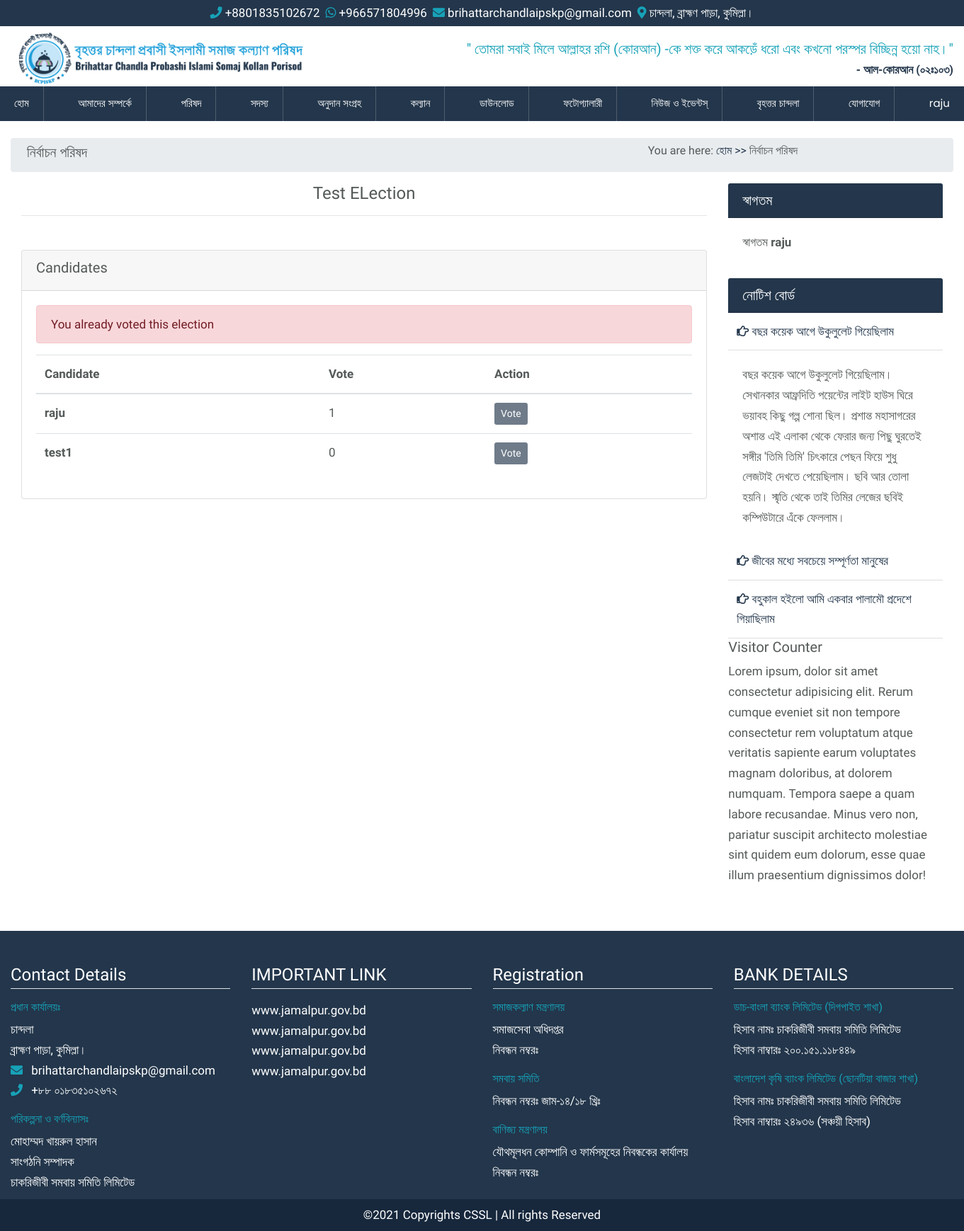
Page /election/1 (signed in) on the committed database.
### src/models.py (models this page shows, shortened)
class Election(models.Model):
    name = models.CharField(max_length=255)
    description = models.TextField(default="", blank=True, null=True)
    created_by = models.ForeignKey(
        User, on_delete=models.SET_NULL, blank=True, null=True
    )
    is_active = models.BooleanField(default=True)
    created_at = models.DateTimeField(auto_now_add=True)
    updated_at = models.DateTimeField(auto_now=True)
    def user_can_vote(self, user):
        user_votes = user.vote_set.all()
        qs = user_votes.filter(election=self)
        if qs.exists():
            return False
        return True

class Candidate(models.Model):
    election = models.ForeignKey(Election, on_delete=models.CASCADE)
    user = models.ForeignKey(User, on_delete=models.CASCADE)
    def __str__(self):
        return str(self.user)

class Notice(models.Model):
    title = models.CharField(max_length=255, blank=True, null=True)
    description = models.TextField(null=True, blank=True)
    is_active = models.BooleanField(default=True, blank=True, null=True)
    created_at = models.DateTimeField(auto_now_add=True)
    updated_at = models.DateTimeField(auto_now=True)

### src/views.py (the view)
# urls.py: path("election/<int:pk>", election_details, name="election_details"),
@login_required(login_url="election")
def election_details(request, pk):
    election = get_object_or_404(Election, pk=pk)
    candidates = (
        election.candidate_set.all()
        .annotate(count_vote=Count("vote"))
        .order_by("-count_vote")
    )
    user_cant_vote = False
    if not election.user_can_vote(request.user):
        user_cant_vote = True
    context = {
        "election": election,
        "candidates": candidates,
        "user_cant_vote": user_cant_vote,
    }
    return render(request, "pages/commiittee/election_details.html", context)

### src/context_processors.py (called while the page is built)
def get_notice(request):
    notices = Notice.objects.filter(is_active=True).order_by("-id")
    return {"notices": notices}

### templates/pages/commiittee/election_details.html (shortened to what this page needs)
{% extends 'base.html' %}
{% load static %}
{% load crispy_forms_tags %}
{% block content %}
<div class="container-fluid">
    <div class="row breadcrumb p-2">
        <div class="col-md-8">
            <h5>নির্বাচন পরিষদ</h5>
        </div>
        <div class="col-md-4">
            <h6>You are here: <a href="{% url 'home' %}">হোম >></a> নির্বাচন পরিষদ</h6>
        </div>
    </div>
    <div class="row">
        <div class="intro-main col-md-9">
            <h4 class="text-center">{{ election.name }}</h4>
            <hr>
            <div class="card mt-5">
                <div class="card-header">
                    <h5>Candidates</h5>
                </div>
                <div class="card-body">
                    {% if user_cant_vote %}
                    <div class="alert alert-danger" role="alert">
                        You already voted this election
                    </div>
                    {% endif %}
                    <div class="table-responsive">
                        {% if candidates.count > 0 %}
                        <table class="table table-hover">
                            <thead>
                                <tr>
                                    <th>Candidate</th>
                                    <th>Vote</th>
                                    <th>Action</th>
                                </tr>
                            </thead>
                            <tbody>
                                {% for candidate in candidates %}
                                <tr>
                                    <th>{{ candidate }}</th>
                                    <td>{{ candidate.vote_set.count }}</td>
                                    <td>
                                        <form method="POST" action="{% url 'vote' election.pk %}">
                                            <button type="submit" class="btn blue-btn btn-sm text-white"
                                                {% if user_cant_vote %}disabled{% endif %}>
                                                Vote
                                            </button>
                                        </form>
                                    </td>
                                </tr>
                                {% endfor %}
                            </tbody>
                        </table>
                        {% endif %}
                    </div>
                </div>
            </div>
        </div>
        <div class="intro-right col-md-3">
            <div class="member-login">
                {% include "snippets/member_login.html" %}
            </div>
            <div class="notice-board">
                {% include "snippets/notice_board.html" %}
            </div>
            <div class="visitor-count">
                {% include "snippets/visitor_count.html" %}
            </div>
        </div>
    </div>
</div>
{% endblock content %}

### templates/snippets/navbar.html (shortened to what this page needs)
	<div class="header">
		<ul class="" id="mainmenu">
			<li><a href="{% url 'home' %}">হোম</a></li>
			<li><a href="#">আমাদের সম্পর্কে</a>
			</li>
			<li><a href="#">পরিষদ</a>
			</li>
			<li><a href="#">সদস্য</a>
			</li>
			<li><a href="#">অনুদান সংগ্রহ </a>
			</li>
			<li><a href="#">কল্যান </a>
			</li>
			<li><a href="#">ডাউনলোড </a>
			</li>
			<li><a href="#">ফটোগ্যালারী</a></li>
			<li><a href="#">নিউজ ও ইভেন্টস্</a></li>
			<li><a href="#">বৃহত্তর চান্দলা</a>
			</li>
			<li><a href="{% url 'contact' %}">যোগাযোগ</a></li>
			{% if not request.user.is_authenticated %}
			<li><a href="">সদস্য লগইন</a></li>
			{% else %}
			<li><a href="#">{{ request.user.username }}</a>
			</li>
			{% endif %}
		</ul>
	</div>

### templates/snippets/member_login.html (shortened to what this page needs)
{% load crispy_forms_tags %}
<div class="card border-0">
  <h5 class="login card-header bg-blue"> {% if request.user.is_authenticated %} স্বাগতম {% else %} সদস্যের লগইন
    {% endif %}
  </h5>
  <div class="card-body">
    {% if request.user.is_authenticated %}
    <p>স্বাগতম <strong>{{request.user.username}}</strong></p>
    {% endif %}
  </div>
</div>

### templates/snippets/notice_board.html
<div class="card border-0">
  <h5 class="card-header bg-blue">নোটিশ বোর্ড</h5>
  <div class="card-body p-0 accordion" id="accordionExample">
    {% for notice in notices %}
    <div class="card border-0">
      <div class="card-header p-1 bg-white" id="heading{{notice.id}}">
        <a href="" class="px-2 py-2 d-block" type="button" data-toggle="collapse" data-target="#collapse{{notice.id}}"
          aria-expanded="true" aria-controls="collapseOne">
          <i class="far fa-hand-point-right"></i> {{notice.title}}
        </a>
      </div>
      <div id="collapse{{notice.id}}" class="collapse {% if forloop.counter0 == 0 %} show {% endif %}"
        aria-labelledby="heading{{notice.id}}" data-parent="#accordionExample">
        <div class="card-body">
          {{notice.description}}
        </div>
      </div>
    </div>
    {% endfor %}
  </div>
</div>

### static/css/style_backup.css (style rules this page uses)
body { margin: 0; padding: 0; font-family: 'Baloo Da 2', cursive; font-size: 17px; line-height: 1.8rem; color: #545959; }
.header { font-family: 'Poppins', sans-serif; font-size: 15px; margin: 0 auto; padding-left: 0px; margin-top: -15px; width: 100vw; background: #23364B; z-index: 100000 !important; }
.header ul { display: flex; justify-content: space-between; margin: 0 20px; z-index: 100000 !important; }
.header ul li { list-style: none; position: relative; padding: 10px 0px; box-sizing: border-box; border-right: 1px solid rgba(255, 255, 255, 0.2); transition: 0.3s; -webkit-transition: 0.3s; -moz-transition: 0.3s; -ms-transition: 0.3s; -o-transition: 0.3s; -webkit-transition: 0.3s; }
.header ul li:last-child { border-right: none; }
.header ul li a { text-decoration: none; padding: 10px 20px; color: #fff; }
button { display: none; }

### static/css/main.css (style rules this page uses)
:root { --mainColor: #23364B; --darkBlue: #17283d; }
a { color: var(--mainColor); }
.bg-blue { color: #fff; background-color: var(--mainColor); }
.blue-btn { color: #fff; background-color: var(--mainColor); }
ul { list-style: none; margin: 0 !important; padding: 0 !important; }

### rows in the picture
Election: name "Test ELection"
Candidate: user.username "raju", vote_set.count "1"
Candidate: user.username "test1", vote_set.count "0"
Notice: title "বছর কয়েক আগে উকুলুলেট গিয়েছিলাম", description "বছর কয়েক আগে উকুলুলেট গিয়েছিলাম। সেখানকার আফ্রদিতি পয়েন্টের লাইট হাউস ঘিরে ভয়াবহ কিছু গল্প শোনা ছিল। প্রশান্ত মহাসাগরের অশান্ত এই এলাকা থেকে ফেরার জন্য পিছু ঘুরতেই সঙ্গীর 'তিমি তিমি' চিৎকারে পেছন ফিয়ে শুধু লেজটাই দেখতে পেয়েছিলাম। ছবি আর তোলা হয়নি। স্মৃতি থেকে তাই তিমির লেজের ছবিই কম্পিউটারে এঁকে ফেললাম।"
Notice: title "জীবের মধ্যে সবচেয়ে সম্পূর্ণতা মানুষের"
Notice: title "বহুকাল হইলো আমি একবার পালামৌ প্রদেশে গিয়াছিলাম"

### other values in the picture
{{ request.user.username }} "raju"
